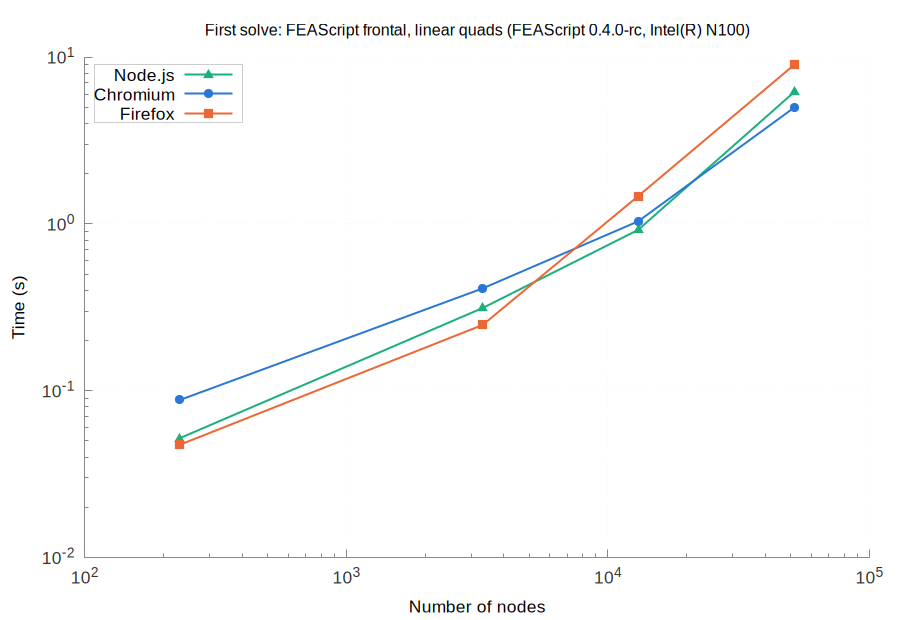

Generate this figure with gnuplot:
set terminal pngcairo size 900,620 font 'Arial,13'
set border 3 lc rgb '#888888'; set tics nomirror tc rgb '#333333'
set grid lc rgb '#e6e6e6' lw 1; set key top left box lc rgb '#cccccc' opaque
set logscale xy; set format y '10^{%L}'; set format x '10^{%L}'
set output 'browsers_FEAScript_frontal_linear_quads_first.png'
set title 'First solve: FEAScript frontal, linear quads (FEAScript 0.4.0-rc, Intel(R) N100)' font 'Arial,12'
set xlabel 'Number of nodes'
set ylabel 'Time (s)'
plot 'browsers_FEAScript_frontal_linear_quads_first_node.dat' u 1:2 w lp lw 2 pt 9 ps 1.2 lc rgb '#1baf7a' t 'Node.js', \
     'browsers_FEAScript_frontal_linear_quads_first_chromium.dat' u 1:2 w lp lw 2 pt 7 ps 1.2 lc rgb '#2a78d6' t 'Chromium', \
     'browsers_FEAScript_frontal_linear_quads_first_firefox.dat' u 1:2 w lp lw 2 pt 5 ps 1.2 lc rgb '#eb6834' t 'Firefox'
